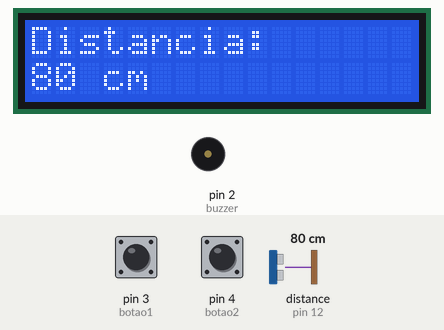
The sketch below on a simulated Arduino Uno, built with avr-gcc and run on an emulated ATmega328P. Parts: 16×2 character LCD, buzzer (waves = sounding). Inputs (shaded band) come from the test bench; at power-on: pin 3 (botao1) HIGH, distance to the obstacle (sensor on pin 12) 80 cm, pin 4 (botao2) HIGH. The echo pulse lasts 58.3 µs per cm.

Above: at 2.2 s.
2.3 s: pin 3 (botao1) pulled LOW for 0.35 s
At 3.5 s:
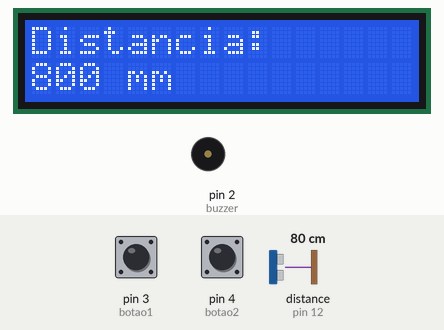
4.1 s: distance to the obstacle (sensor on pin 12) set to 8 cm
At 4.4 s:
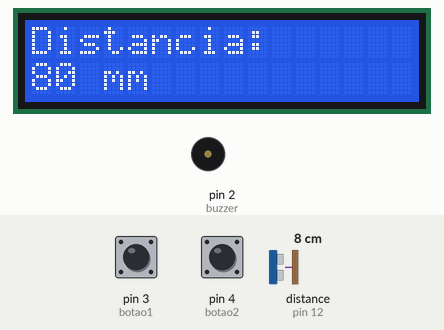
5.6 s: distance to the obstacle (sensor on pin 12) set to 5 cm
At 6.5 s:
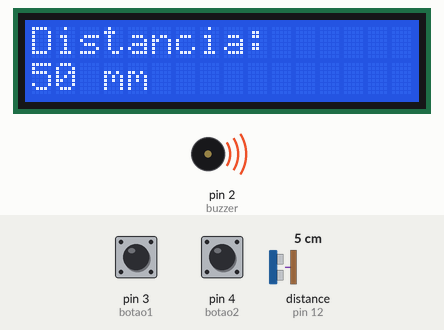
7.1 s: pin 4 (botao2) pulled LOW for 0.35 s
At 8.5 s:
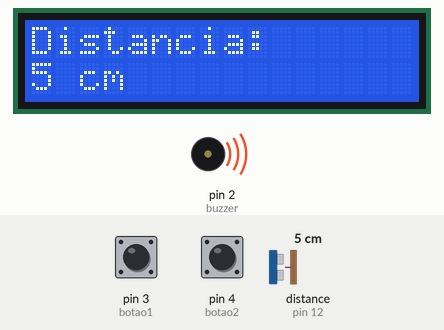
8.9 s: distance to the obstacle (sensor on pin 12) set to 2 cm
At 9.9 s:
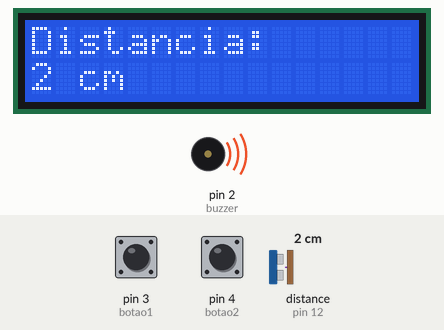
10.5 s: pin 3 (botao1) pulled LOW for 1 s
At 11.9 s:
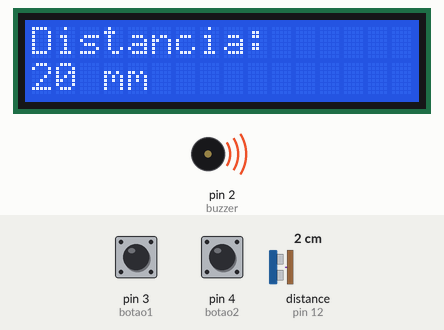
Timing chart, 0 to 13.5 s (numbered marks = the images above; inputs shaded):
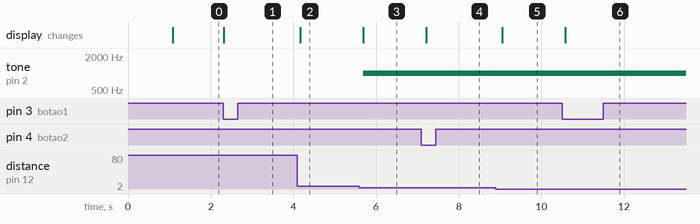

Measured:
- the behaviour switches between 7 and 6 cm on distance to the obstacle (sensor on pin 12) (found by bisection; images 2 and 3)
- after the input at 2.3 s, the display: changes at once (image 1)
- after the input at 4.1 s, the display: changes after 0.07 s (image 2)
- after the input at 5.6 s, tone on pin 2 (buzzer): silent → 1000 Hz after 0.10 s; the display: changes after 0.10 s (image 3)
- after the input at 7.1 s, the display: changes after 0.12 s (image 4)
- after the input at 8.9 s, the display: changes after 0.15 s (image 5)
- after the input at 10.5 s, the display: changes after 0.07 s (image 6)

The sketch:

Teste_S4.ino
```cpp
// Código para teste a Shield 4 do PROBEM

#include <LiquidCrystal.h>
#include <Ultrasonic.h>

// Inicialização do Display LCD e do Sensor Ultrassônico
LiquidCrystal lcd(10, 9, 8, 7, 6, 5);
Ultrasonic ultrasonic(11, 12); // (Trig = 11, Echo = 12)

// Definição dos pinos
const int botao1 = 3;
const int botao2 = 4;
const int buzzer = 2;

// Variável de controle de unidade (false = cm, true = mm)
bool mostrarEmMilimetros = false;

void setup() {
  lcd.begin(16, 2);
  lcd.clear();
  lcd.setCursor(0, 0);
  lcd.print("Iniciando...");
  delay(1000);
  lcd.clear();

  pinMode(botao1, INPUT);
  pinMode(botao2, INPUT);
  pinMode(buzzer, OUTPUT);
}

void loop() {
  if (digitalRead(botao1) == LOW) {
    mostrarEmMilimetros = true;
  }

  if (digitalRead(botao2) == LOW) {
    mostrarEmMilimetros = false;
  }

  // (Caso sua biblioteca exija parâmetro, use ultrasonic.read(CM))
  int distanciaCM = ultrasonic.read(CM);

  lcd.setCursor(0, 0);
  lcd.print("Distancia:      ");

  lcd.setCursor(0, 1);
  if (mostrarEmMilimetros) {
    int distanciaMM = distanciaCM * 10;
    lcd.print(distanciaMM);
    lcd.print(" mm        ");
  } else {
    lcd.print(distanciaCM);
    lcd.print(" cm        ");
  }


  if (distanciaCM > 0 && distanciaCM < 7) {
    tone(buzzer, 1000);
  } else {
    noTone(buzzer);
  }

  // Pequeno delay para não sobrecarregar o display e o sensor
  delay(300);
}
```
